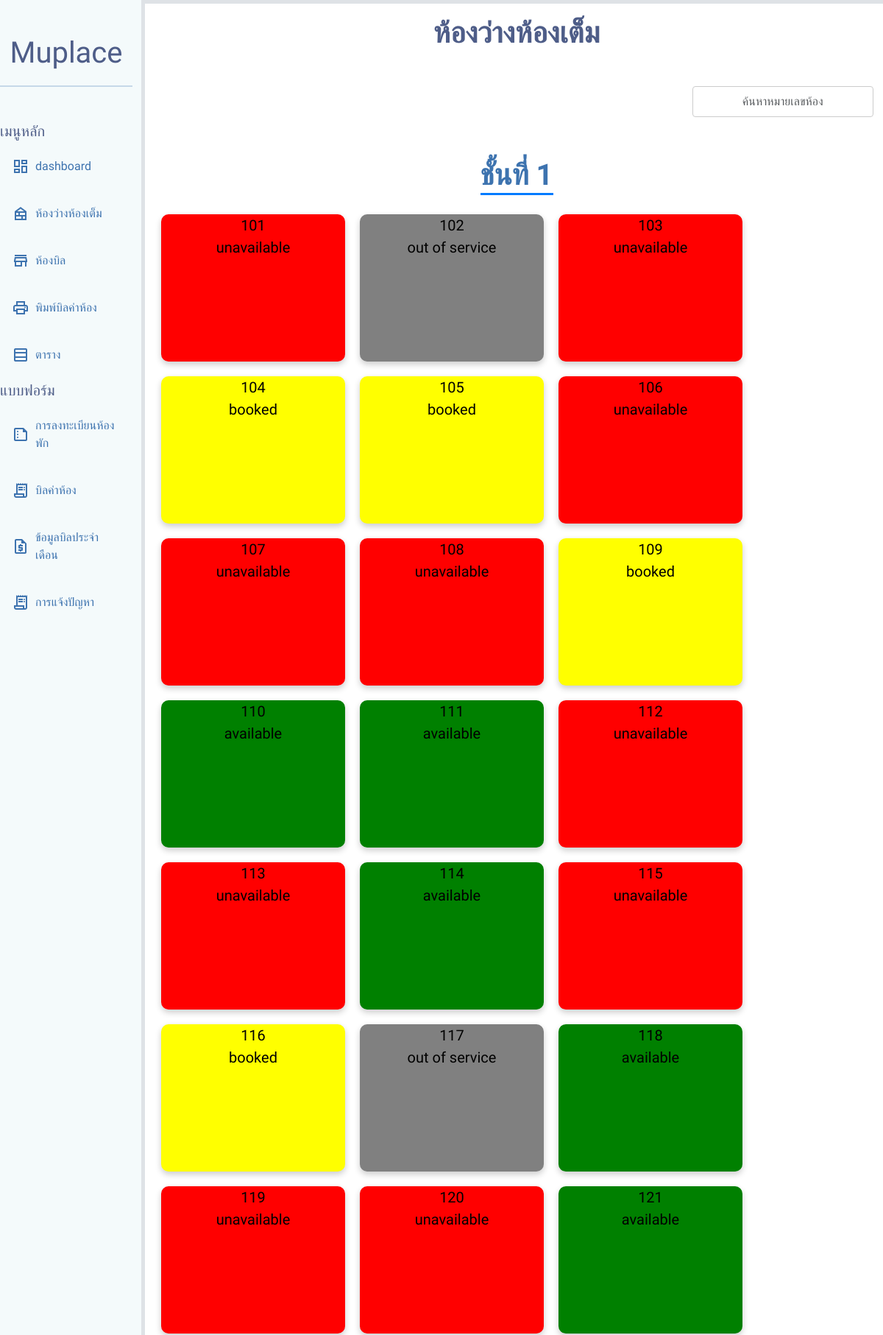
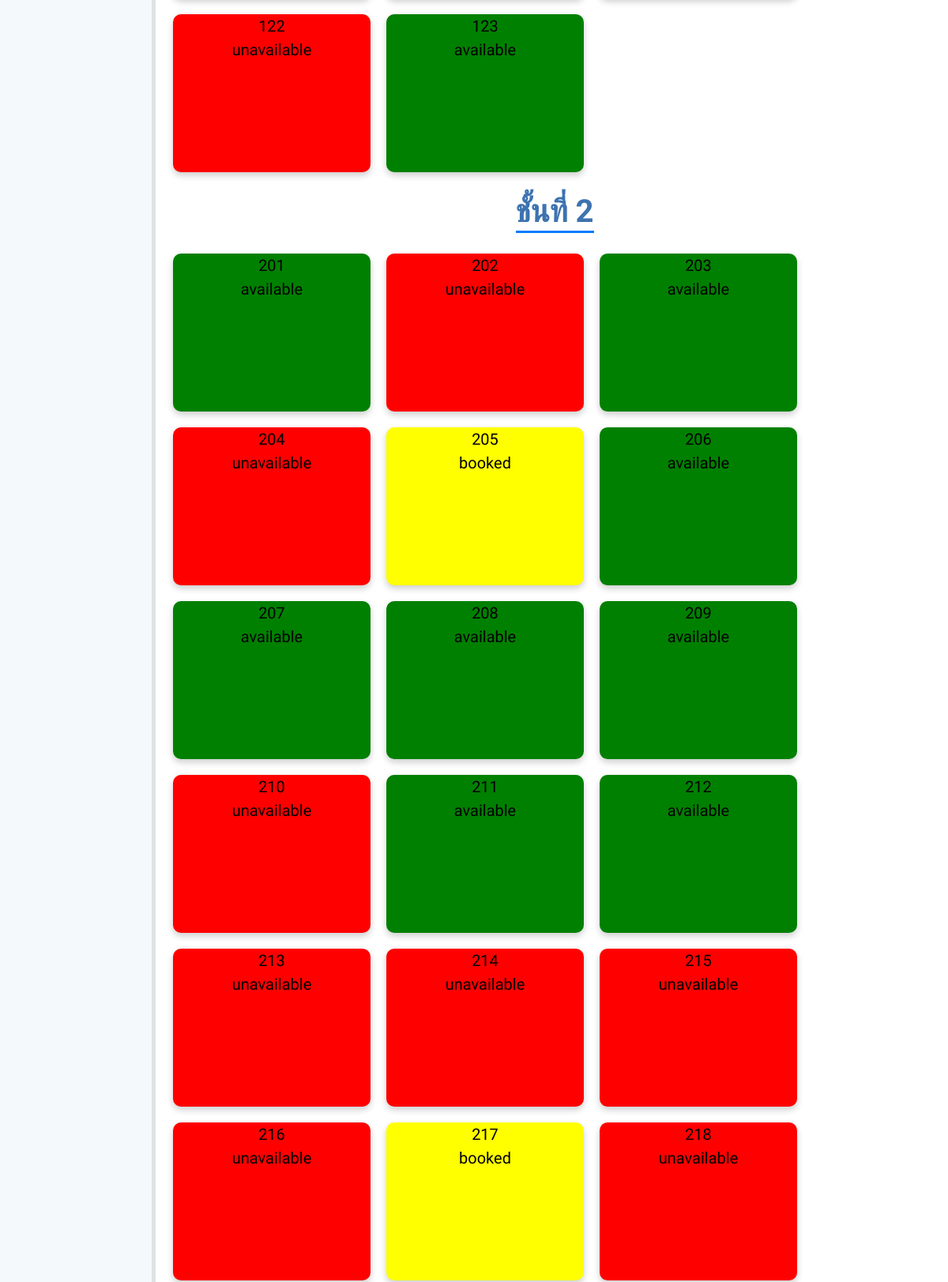
The page / (upper part) on the database its author committed (2 pictures, top to bottom).
### tables this page shows
CREATE TABLE `rooms` (
  `id` int(11) NOT NULL,
  `room_number` varchar(3) NOT NULL,
  `floor` int(11) NOT NULL,
  `status` enum('available','booked','unavailable','out of service') NOT NULL DEFAULT 'available'
);

### index.php (the view, shortened to what this page needs)
<!DOCTYPE html>
<html lang="en">
<head>
    <link
        href="https://cdn.jsdelivr.net/npm/bootstrap@5.3.3/dist/css/bootstrap.min.css"
        rel="stylesheet"
 />
    <link rel="stylesheet" href="/style.css">
</head>
<body class="p-0">
    <section class="row">
        <?php include("aside.php"); ?>
        <main class="col-9 col-xl-10  bg-white border border-5">
            <div class="mt-3 mb-5">
                <h1 class="prompt-bold text-custom-1 text-center fs-1">ห้องว่างห้องเต็ม</h1>
            </div>
            <div class="mb-4 d-flex justify-content-end">
                <input type="text" id="searchInput" class="form-control me-2" style="width: 25%;" placeholder="ค้นหาหมายเลขห้อง">
            </div>
            <?php
            require 'dbconnection.php';
            $sql = "SELECT * FROM rooms ORDER BY floor, room_number";
            $result = $conn->query($sql);
            if ($result->num_rows > 0) {
                for ($floor = 1; $floor <= 8; $floor++) {
                    echo "<div class='floor-heading text-center'>";
                    echo "<h2 class='m-3 fs-1' style='color: #3d73af; font-weight: bold; display: inline-block; border-bottom: 3px solid #007BFF;'>ชั้นที่ " . $floor . "</h2>";
                    echo "</div>";
                    for ($room = 1; $room <= 23; $room++) {
                        $room_number = sprintf("%d%02d", $floor, $room);
                        $status = 'available';
                        while ($row = $result->fetch_assoc()) {
                            if ($row['room_number'] == $room_number) {
                                $status = $row['status'];
                                break;
                            }
                        }
                        $status_class = '';
                        if ($status == 'available') {
                            $status_class = 'green';
                        } elseif ($status == 'booked') {
                            $status_class = 'yellow';
                        } elseif ($status == 'unavailable') {
                            $status_class = 'red';
                        } elseif ($status == 'out of service') {
                            $status_class = 'gray';
                        }
                        echo '<a href="RoomInfo.php?room_number=' . $room_number . '" class="room-button ' . $status_class . '">';
                        echo $room_number;
                        echo '<div class=" text-bottom" >  ' . $status . '</div>';
                        echo '</a>';
                    }
                }
            } else {
                echo "No rooms found in database.";
            }
            include 'footer.php'
            ?>
        </main>
    </section>

### style.css (style rules this page uses)
* { margin: 0; padding: 0; box-sizing: border-box; font-family: "Prompt", sans-serif; font-style: normal; }
body { padding: 0; margin: 0; }
.room-button { display: inline-block; width: 250px; height: 200px; text-align: center; margin: 10px; color: black; text-decoration: none; border-radius: 10px; font-size: 20px; transition: background-color 0.3s, transform 0.3s; box-shadow: 0 4px 8px rgba(0, 0, 0, 0.2); justify-content: space-between; }
.text-bottom { margin-top: auto; }
.green { background-color: green; }
.yellow { background-color: yellow; }
.red { background-color: red; }
.gray { background-color: gray; }
.text-custom-1 { color: #4e5d88; }
body { font-family: Arial, sans-serif; background-color: #f4f4f4; margin: 0; padding: 20px; }
h2 { text-align: center; color: #333; }
input[type="text"], input[type="number"], input[type="date"] { width: 100%; padding: 8px; margin-bottom: 15px; border: 1px solid #ccc; border-radius: 4px; }
.prompt-bold { font-family: "Prompt", sans-serif; font-weight: 700; font-style: normal; }
input { margin-top: 20px; padding: 10px; font-size: 16px; width: 50%; text-align: center; }

### rows shown on the page
rooms: room_number "101", status "unavailable"
rooms: room_number "102", status "out of service"
rooms: room_number "103", status "unavailable"
rooms: room_number "104", status "booked"
rooms: room_number "105", status "booked"
rooms: room_number "106", status "unavailable"
rooms: room_number "107", status "unavailable"
rooms: room_number "108", status "unavailable"
rooms: room_number "109", status "booked"
rooms: room_number "110", status "available"
rooms: room_number "111", status "available"
rooms: room_number "112", status "unavailable"
rooms: room_number "113", status "unavailable"
rooms: room_number "114", status "available"
rooms: room_number "115", status "unavailable"
rooms: room_number "116", status "booked"
rooms: room_number "117", status "out of service"
rooms: room_number "118", status "available"
rooms: room_number "119", status "unavailable"
rooms: room_number "120", status "unavailable"
rooms: room_number "121", status "available"
rooms: room_number "122", status "unavailable"
rooms: room_number "123", status "available"
rooms: room_number "201", status "available"
rooms: room_number "202", status "unavailable"
rooms: room_number "203", status "available"
rooms: room_number "204", status "unavailable"
rooms: room_number "205", status "booked"
rooms: room_number "206", status "available"
rooms: room_number "207", status "available"
rooms: room_number "208", status "available"
rooms: room_number "209", status "available"
rooms: room_number "210", status "unavailable"
rooms: room_number "211", status "available"
rooms: room_number "212", status "available"
rooms: room_number "213", status "unavailable"
rooms: room_number "214", status "unavailable"
rooms: room_number "215", status "unavailable"
rooms: room_number "216", status "unavailable"
rooms: room_number "217", status "booked"
rooms: room_number "218", status "unavailable"
